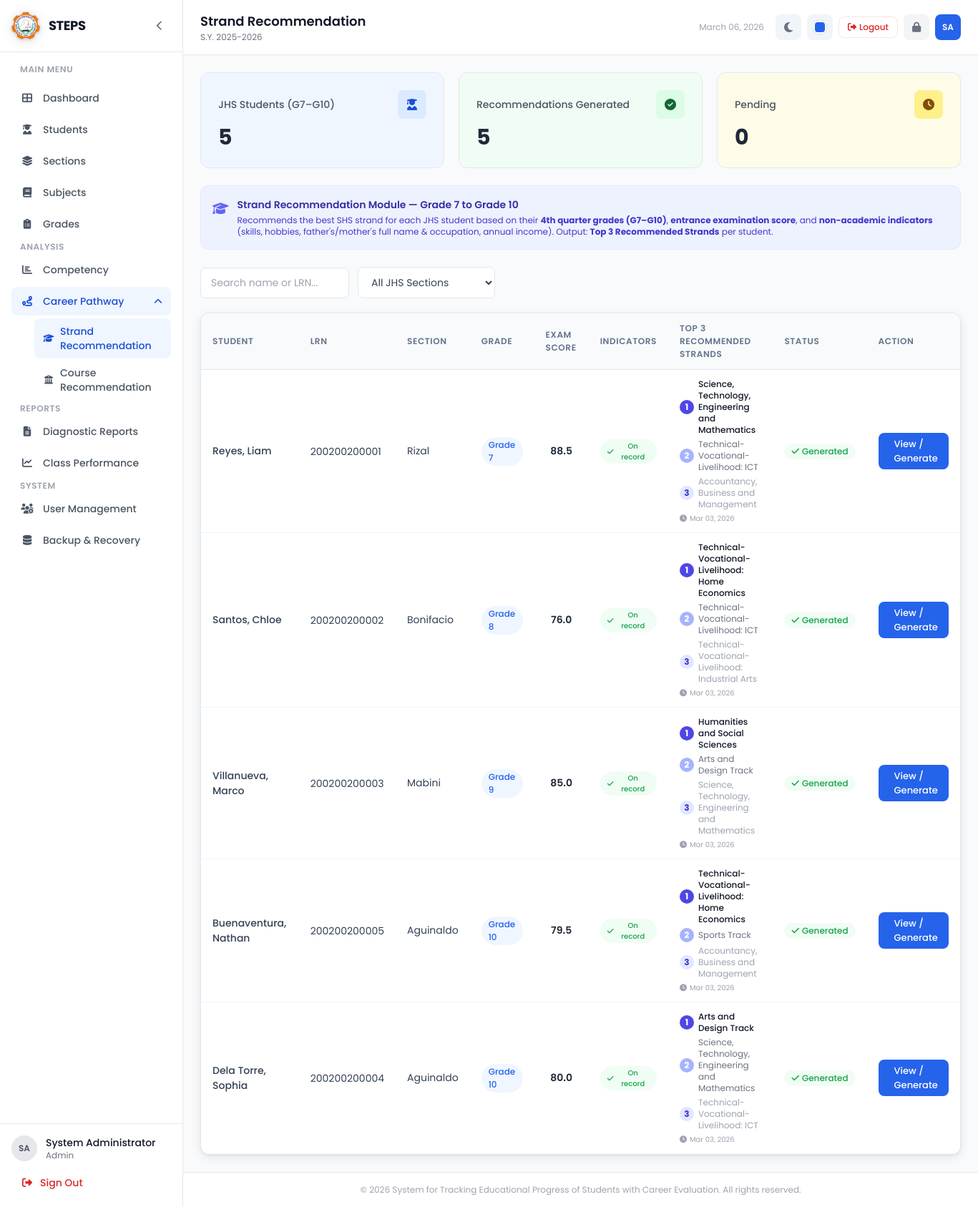
/career/strand.php (signed in), run on the app's committed database.
### tables this page shows
CREATE TABLE IF NOT EXISTS students (
    id INT AUTO_INCREMENT PRIMARY KEY,
    lrn VARCHAR(20) NOT NULL UNIQUE,
    first_name VARCHAR(50) NOT NULL,
    last_name VARCHAR(50) NOT NULL,
    middle_name VARCHAR(50),
    gender ENUM('Male', 'Female') NOT NULL,
    birthdate DATE,
    section_id INT,
    strand_id INT,
    school_year VARCHAR(20) NOT NULL,
    status ENUM('active', 'inactive', 'graduated') NOT NULL DEFAULT 'active',
    created_at TIMESTAMP DEFAULT CURRENT_TIMESTAMP,
    updated_at TIMESTAMP DEFAULT CURRENT_TIMESTAMP ON UPDATE CURRENT_TIMESTAMP,
    FOREIGN KEY (section_id) REFERENCES sections(id) ON DELETE SET NULL,
    FOREIGN KEY (strand_id) REFERENCES strands(id) ON DELETE SET NULL
);

CREATE TABLE IF NOT EXISTS sections (
    id INT AUTO_INCREMENT PRIMARY KEY,
    section_name VARCHAR(50) NOT NULL,
    grade_level INT NOT NULL,
    strand VARCHAR(50),
    adviser_id INT,
    school_year VARCHAR(20) NOT NULL,
    created_at TIMESTAMP DEFAULT CURRENT_TIMESTAMP,
    FOREIGN KEY (adviser_id) REFERENCES users(id) ON DELETE SET NULL
);

CREATE TABLE IF NOT EXISTS non_academic_indicators (
    id INT AUTO_INCREMENT PRIMARY KEY,
    student_id INT NOT NULL UNIQUE,
    skills TEXT,
    hobbies TEXT,
    father_fullname VARCHAR(100),
    father_occupation VARCHAR(100),
    mother_fullname VARCHAR(100),
    mother_occupation VARCHAR(100),
    annual_income ENUM('below_100k', '100k_300k', '300k_500k', '500k_above') DEFAULT 'below_100k',
    entrance_exam_score DECIMAL(5,2),
    entrance_exam_date DATE,
    updated_by INT,
    created_at TIMESTAMP DEFAULT CURRENT_TIMESTAMP,
    updated_at TIMESTAMP DEFAULT CURRENT_TIMESTAMP ON UPDATE CURRENT_TIMESTAMP,
    FOREIGN KEY (student_id) REFERENCES students(id) ON DELETE CASCADE,
    FOREIGN KEY (updated_by) REFERENCES users(id) ON DELETE SET NULL
);

CREATE TABLE IF NOT EXISTS career_recommendations (
    id INT AUTO_INCREMENT PRIMARY KEY,
    student_id INT NOT NULL,
    recommendation_type ENUM('strand', 'course') NOT NULL DEFAULT 'strand',
    top_strand_1 VARCHAR(100),
    top_strand_2 VARCHAR(100),
    top_strand_3 VARCHAR(100),
    top_course_1 VARCHAR(150),
    top_course_2 VARCHAR(150),
    top_course_3 VARCHAR(150),
    recommended_strand VARCHAR(100),
    recommended_courses TEXT,
    employability_score DECIMAL(5,2),
    employability_level ENUM('low', 'moderate', 'high', 'very_high') NOT NULL DEFAULT 'moderate',
    strand_match TINYINT(1) DEFAULT 1,
    mismatch_remarks TEXT,
    career_pathways TEXT,
    score_breakdown JSON,
    generated_by INT,
    school_year VARCHAR(20) NOT NULL,
    created_at TIMESTAMP DEFAULT CURRENT_TIMESTAMP,
    updated_at TIMESTAMP DEFAULT CURRENT_TIMESTAMP ON UPDATE CURRENT_TIMESTAMP,
    FOREIGN KEY (student_id) REFERENCES students(id) ON DELETE CASCADE,
    FOREIGN KEY (generated_by) REFERENCES users(id) ON DELETE SET NULL
);

### config/constants.php (called while the page is built, shortened)
<?php
function sanitize($data) {
    return htmlspecialchars(strip_tags(trim($data)), ENT_QUOTES, 'UTF-8');
}

### career/strand.php (the view, shortened to what this page needs)
<?php
require_once __DIR__ . '/../includes/header.php';
$searchQuery   = $_GET['search'] ?? '';
$totalJHS = $pdo->query("
    SELECT COUNT(*) FROM students s
    JOIN sections sec ON s.section_id = sec.id
    WHERE s.status = 'active' AND sec.grade_level BETWEEN 7 AND 10
")->fetchColumn();
$generatedCount = $pdo->query("
    SELECT COUNT(DISTINCT cr.student_id) FROM career_recommendations cr
    JOIN students s ON cr.student_id = s.id
    JOIN sections sec ON s.section_id = sec.id
    WHERE cr.recommendation_type = 'strand' AND sec.grade_level BETWEEN 7 AND 10
")->fetchColumn();
$pendingCount = $totalJHS - $generatedCount;
$listQuery = "
    SELECT s.id, s.first_name, s.last_name, s.lrn,
           sec.section_name, sec.grade_level,
           nai.entrance_exam_score, nai.skills,
           cr.top_strand_1, cr.top_strand_2, cr.top_strand_3,
           cr.score_breakdown, cr.created_at AS rec_generated_at
    FROM students s
    JOIN sections sec ON s.section_id = sec.id
    LEFT JOIN non_academic_indicators nai ON nai.student_id = s.id
    LEFT JOIN career_recommendations cr
        ON cr.student_id = s.id AND cr.recommendation_type = 'strand'
    WHERE s.status = 'active' AND sec.grade_level BETWEEN 7 AND 10
";
$params = [];
$listQuery .= " ORDER BY sec.grade_level, sec.section_name, s.last_name";
$stmt = $pdo->prepare($listQuery);
$stmt->execute($params);
$students = $stmt->fetchAll();
require_once __DIR__ . '/../includes/sidebar.php';
?>
<div class="grid grid-cols-1 md:grid-cols-3 gap-5 mb-6">
    <div class="stat-card" style="background:#eff6ff;">
        <div class="flex items-center justify-between mb-2">
            <span class="text-sm font-medium text-gray-600">JHS Students (G7–G10)</span>
            <div class="w-10 h-10 rounded-lg flex items-center justify-center" style="background:#dbeafe;">
                <i class="fas fa-user-graduate" style="color:#1d4ed8;"></i>
            </div>
        </div>
        <p class="text-3xl font-bold text-gray-800"><?= $totalJHS ?></p>
    </div>
    <div class="stat-card" style="background:#f0fdf4;">
        <div class="flex items-center justify-between mb-2">
            <span class="text-sm font-medium text-gray-600">Recommendations Generated</span>
            <div class="w-10 h-10 rounded-lg flex items-center justify-center" style="background:#dcfce7;">
                <i class="fas fa-check-circle" style="color:#166534;"></i>
            </div>
        </div>
        <p class="text-3xl font-bold text-gray-800"><?= $generatedCount ?></p>
    </div>
    <div class="stat-card" style="background:#fefce8;">
        <div class="flex items-center justify-between mb-2">
            <span class="text-sm font-medium text-gray-600">Pending</span>
            <div class="w-10 h-10 rounded-lg flex items-center justify-center" style="background:#fef08a;">
                <i class="fas fa-clock" style="color:#854d0e;"></i>
            </div>
        </div>
        <p class="text-3xl font-bold text-gray-800"><?= $pendingCount ?></p>
    </div>
</div>
<div class="bg-indigo-50 border border-indigo-100 rounded-xl p-4 mb-6 flex gap-3 items-start">
    <i class="fas fa-graduation-cap text-indigo-500 mt-0.5 text-lg flex-shrink-0"></i>
    <div class="text-sm text-indigo-800">
        <p class="font-semibold mb-1">Strand Recommendation Module — Grade 7 to Grade 10</p>
        <p class="text-xs text-indigo-700">Recommends the best SHS strand for each JHS student based on their <strong>4th quarter grades (G7–G10)</strong>, <strong>entrance examination score</strong>, and <strong>non-academic indicators</strong> (skills, hobbies, father's/mother's full name & occupation, annual income). Output: <strong>Top 3 Recommended Strands</strong> per student.</p>
    </div>
</div>
<div class="flex flex-wrap items-center gap-3 mb-5">
    <form method="GET" class="flex flex-wrap items-center gap-3 flex-1">
        <input type="text" name="search" value="<?= sanitize($searchQuery) ?>"
               placeholder="Search name or LRN..."
               class="form-input w-52" onchange="this.form.submit()">
        <select name="section" class="form-select w-48" onchange="this.form.submit()">
            <option value="">All JHS Sections</option>
        </select>
    </form>
</div>
<div class="bg-white border border-gray-200 rounded-xl overflow-hidden">
    <div class="overflow-x-auto">
        <table class="steps-table">
            <thead>
                <tr>
                    <th>Student</th>
                    <th>LRN</th>
                    <th>Section</th>
                    <th>Grade</th>
                    <th>Exam Score</th>
                    <th>Indicators</th>
                    <th>Top 3 Recommended Strands</th>
                    <th>Status</th>
                    <th class="no-print">Action</th>
                </tr>
            </thead>
            <tbody>
                <?php foreach ($students as $stu): ?>
                <tr>
                    <td class="font-medium text-gray-900"><?= sanitize($stu['last_name'] . ', ' . $stu['first_name']) ?></td>
                    <td class="text-xs text-gray-500"><?= sanitize($stu['lrn']) ?></td>
                    <td><?= sanitize($stu['section_name']) ?></td>
                    <td><span class="badge badge-blue">Grade <?= $stu['grade_level'] ?></span></td>
                    <td class="text-center">
                        <?php if ($stu['entrance_exam_score'] !== null): ?>
                            <span class="font-semibold text-gray-800"><?= number_format($stu['entrance_exam_score'], 1) ?></span>
                        <?php else: ?>
                            <span class="text-xs text-amber-500"><i class="fas fa-exclamation-triangle mr-1"></i>Not set</span>
                        <?php endif; ?>
                    </td>
                    <td class="text-center">
                        <?php if (!empty($stu['skills'])): ?>
                            <span class="badge badge-green text-[10px]"><i class="fas fa-check mr-1"></i>On record</span>
                        <?php else: ?>
                            <span class="badge badge-amber text-[10px]"><i class="fas fa-exclamation-triangle mr-1"></i>Incomplete</span>
                        <?php endif; ?>
                    </td>
                    <td>
                        <?php if (!empty($stu['top_strand_1'])): ?>
                            <div class="space-y-1">
                                <div class="flex items-center gap-1.5 text-xs">
                                    <span class="w-5 h-5 bg-indigo-600 text-white rounded-full text-center leading-5 font-bold flex-shrink-0">1</span>
                                    <span class="font-medium text-gray-900"><?= sanitize($stu['top_strand_1']) ?></span>
                                </div>
                                <?php if ($stu['top_strand_2']): ?>
                                <div class="flex items-center gap-1.5 text-xs text-gray-500">
                                    <span class="w-5 h-5 bg-indigo-300 text-white rounded-full text-center leading-5 font-bold flex-shrink-0">2</span>
                                    <?= sanitize($stu['top_strand_2']) ?>
                                </div>
                                <?php endif; ?>
                                <?php if ($stu['top_strand_3']): ?>
                                <div class="flex items-center gap-1.5 text-xs text-gray-400">
                                    <span class="w-5 h-5 bg-indigo-100 text-indigo-700 rounded-full text-center leading-5 font-bold flex-shrink-0">3</span>
                                    <?= sanitize($stu['top_strand_3']) ?>
                                </div>
                                <?php endif; ?>
                                <div class="text-[10px] text-gray-400 mt-1">
                                    <i class="fas fa-clock mr-1"></i><?= date('M d, Y', strtotime($stu['rec_generated_at'])) ?>
                                </div>
                            </div>
                        <?php else: ?>
                            <span class="text-xs text-gray-400 italic">Not yet generated</span>
                        <?php endif; ?>
                    </td>
                    <td>
                        <?php if (!empty($stu['top_strand_1'])): ?>
                            <span class="badge badge-green"><i class="fas fa-check mr-1"></i>Generated</span>
                        <?php else: ?>
                            <span class="badge badge-amber"><i class="fas fa-clock mr-1"></i>Pending</span>
                        <?php endif; ?>
                    </td>
                    <td class="no-print">
                        <a href="<?= BASE_URL ?>career/student.php?id=<?= $stu['id'] ?>"
                           class="btn btn-primary btn-sm">
                            <i class="fas fa-user-chart"></i> View / Generate
                        </a>
                    </td>
                </tr>
                <?php endforeach; ?>
            </tbody>
        </table>
    </div>
</div>
<?php require_once __DIR__ . '/../includes/footer.php'; ?>

### assets/css/style.css (style rules this page uses)
:root, [data-theme="blue"] { --primary-50: #eff6ff; --primary-100: #dbeafe; --primary-200: #bfdbfe; --primary-500: #3b82f6; --primary-600: #2563eb; --primary-700: #1d4ed8; --primary-rgb: 37, 99, 235; --sidebar-accent: #2563eb; }
* { margin: 0; padding: 0; box-sizing: border-box; }
body { font-family: 'Poppins', sans-serif; }
.steps-table { width: 100%; border-collapse: separate; border-spacing: 0; }
.rounded-xl:has(.steps-table) { box-shadow: 0 4px 14px rgba(0, 0, 0, 0.08), 0 1px 3px rgba(0, 0, 0, 0.06); }
.steps-table thead th { background-color: #f8fafc; padding: 12px 16px; text-align: left; font-size: 12px; font-weight: 600; color: #64748b; text-transform: uppercase; letter-spacing: 0.05em; border-bottom: 1px solid #e2e8f0; }
.steps-table tbody td { padding: 12px 16px; font-size: 14px; color: #334155; border-bottom: 1px solid #f1f5f9; }
.stat-card { background: white; border: 1px solid #e2e8f0; border-radius: 12px; padding: 24px; transition: box-shadow 0.2s; }
.badge { display: inline-flex; align-items: center; padding: 2px 10px; border-radius: 9999px; font-size: 12px; font-weight: 500; }
.badge-green { background-color: #f0fdf4; color: #16a34a; }
.badge-blue { background-color: var(--primary-50); color: var(--primary-600); }
.form-input { width: 100%; padding: 10px 14px; border: 1px solid #e2e8f0; border-radius: 8px; font-family: 'Poppins', sans-serif; font-size: 14px; color: #334155; background: white; transition: border-color 0.2s, box-shadow 0.2s; }
.form-select { width: 100%; padding: 10px 14px; border: 1px solid #e2e8f0; border-radius: 8px; font-family: 'Poppins', sans-serif; font-size: 14px; color: #334155; background: white; cursor: pointer; transition: border-color 0.2s; }
.btn { display: inline-flex; align-items: center; gap: 8px; padding: 10px 20px; border-radius: 8px; font-family: 'Poppins', sans-serif; font-size: 14px; font-weight: 500; cursor: pointer; transition: all 0.2s; border: none; text-decoration: none; }
.btn-primary { background-color: var(--primary-600); color: white; }
.btn-sm { padding: 6px 14px; font-size: 13px; }

### data on the page
students: last_name+first_name "Reyes, Liam", lrn "200200200001", section.section_name "Rizal", section.grade_level "7", non_academic_indicators.entrance_exam_score "88.5", career_recommendations.top_strand_1 "Science, Technology, Engineering and Mathematics", career_recommendations.top_strand_2 "Technical-Vocational-Livelihood: ICT", career_recommendations.top_strand_3 "Accountancy, Business and Management", career_recommendations.created_at "Mar 03, 2026"
students: last_name+first_name "Santos, Chloe", lrn "200200200002", section.section_name "Bonifacio", section.grade_level "8", non_academic_indicators.entrance_exam_score "76.0", career_recommendations.top_strand_1 "Technical-Vocational-Livelihood: Home Economics", career_recommendations.top_strand_2 "Technical-Vocational-Livelihood: ICT", career_recommendations.top_strand_3 "Technical-Vocational-Livelihood: Industrial Arts", career_recommendations.created_at "Mar 03, 2026"
students: last_name+first_name "Villanueva, Marco", lrn "200200200003", section.section_name "Mabini", section.grade_level "9", non_academic_indicators.entrance_exam_score "85.0", career_recommendations.top_strand_1 "Humanities and Social Sciences", career_recommendations.top_strand_2 "Arts and Design Track", career_recommendations.top_strand_3 "Science, Technology, Engineering and Mathematics", career_recommendations.created_at "Mar 03, 2026"
students: last_name+first_name "Buenaventura, Nathan", lrn "200200200005", section.section_name "Aguinaldo", section.grade_level "10", non_academic_indicators.entrance_exam_score "79.5", career_recommendations.top_strand_1 "Technical-Vocational-Livelihood: Home Economics", career_recommendations.top_strand_2 "Sports Track", career_recommendations.top_strand_3 "Accountancy, Business and Management", career_recommendations.created_at "Mar 03, 2026"
students: last_name+first_name "Dela Torre, Sophia", lrn "200200200004", section.section_name "Aguinaldo", section.grade_level "10", non_academic_indicators.entrance_exam_score "80.0", career_recommendations.top_strand_1 "Arts and Design Track", career_recommendations.top_strand_2 "Science, Technology, Engineering and Mathematics", career_recommendations.top_strand_3 "Technical-Vocational-Livelihood: ICT", career_recommendations.created_at "Mar 03, 2026"

### other printed values
SITE_NAME "STEPS"
$initials "SA"
$fullName "System Administrator"
$role "Admin"
$pageTitle "Strand Recommendation"
SCHOOL_YEAR "2025-2026"
$totalJHS "5"
$generatedCount "5"
$pendingCount "0"
SITE_FULL_NAME "System for Tracking Educational Progress of Students with Career Evaluation"
